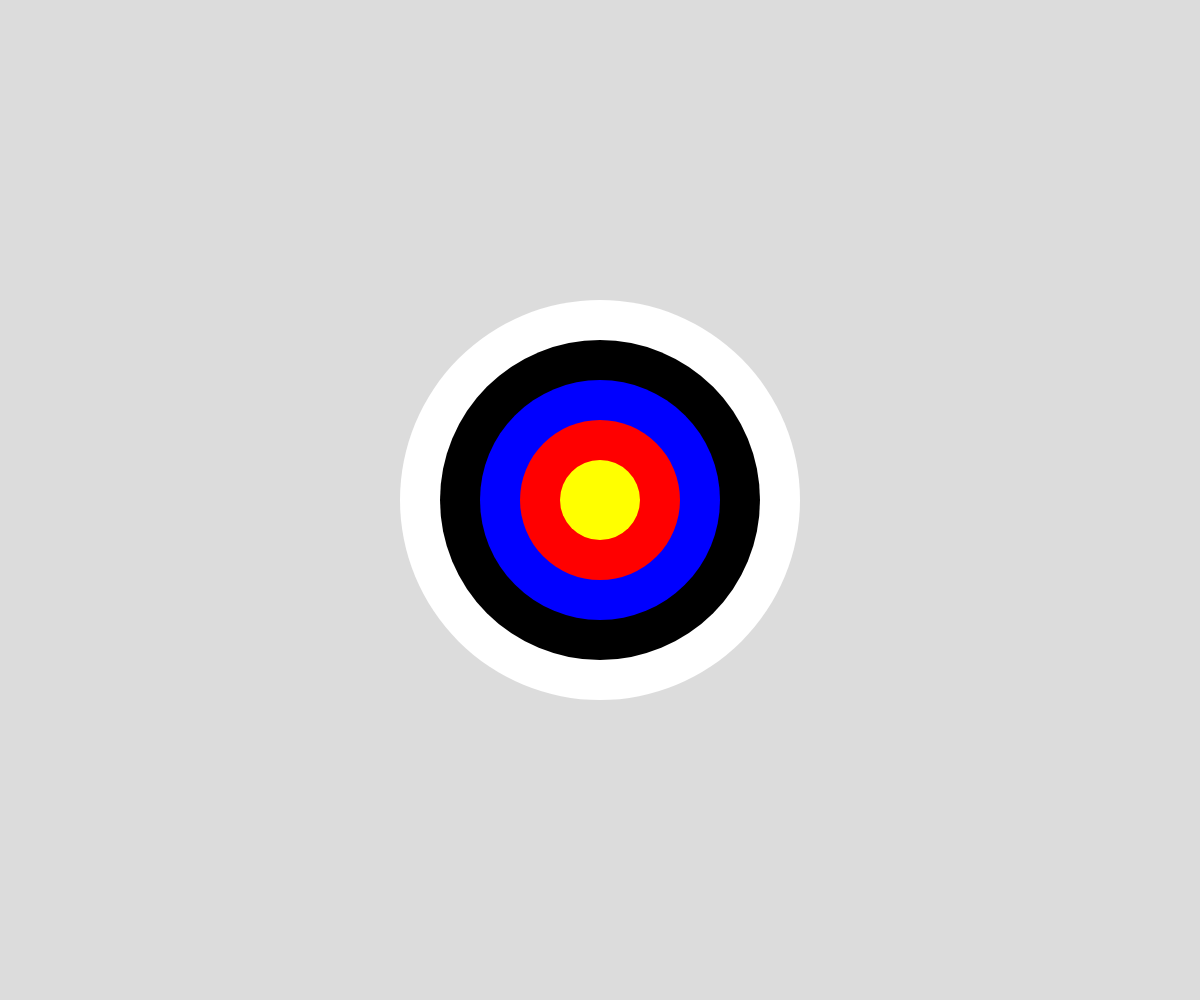
Frame 1 (no input)
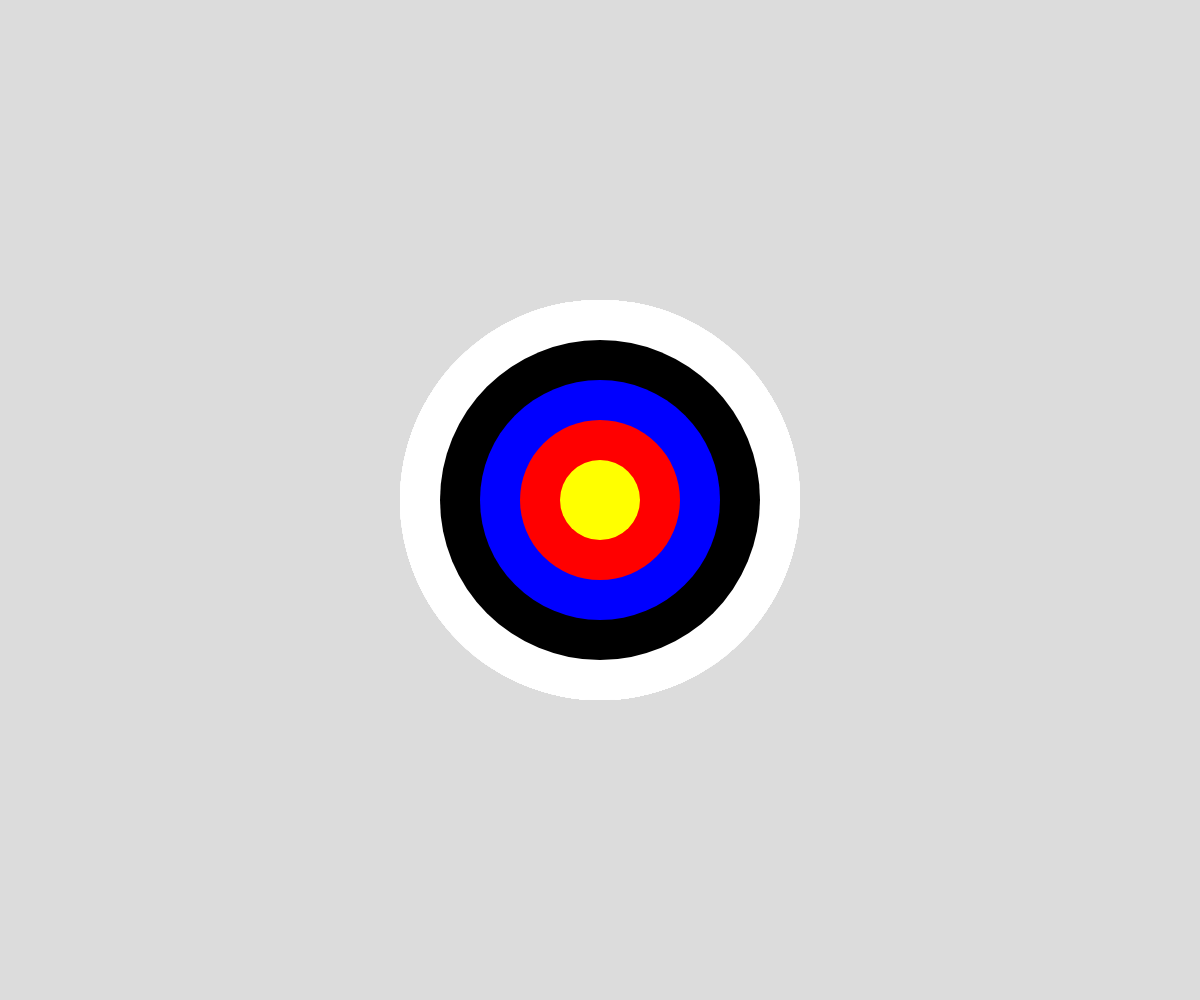
Frame 60 (no input)
Frame 120 (the mouse pressed at the canvas centre since frame 60): identical to frame 60, image omitted

The p5.js sketch that drew these frames (run headless with seeded random() and noise() and a simulated clock; from frame 60 on, the mouse is pressed at the canvas centre):

// p5.js sketch
// ── sketch.js
//
// Your Name
// Date
//
// Extra for Experts:
// - describe what you did to take this project "above and beyond"

let diameter, sliceWidth;
let x, y;
let targetColors = ["white", "white", "black", "black", "blue", "blue", "red", "red", "yellow", "yellow"]

function setup() {
  createCanvas(windowWidth, windowHeight);
  noStroke();
  background(220);
  x = width/2;
  y = height/2;
}

function draw() {
  diameter = 400;
  sliceWidth = diameter/10;
  for (let i = 0; i < 10; i++){
    fill(targetColors[i]);
    ellipse(x, y, diameter, diameter);
    diameter -= sliceWidth;
  }
}
